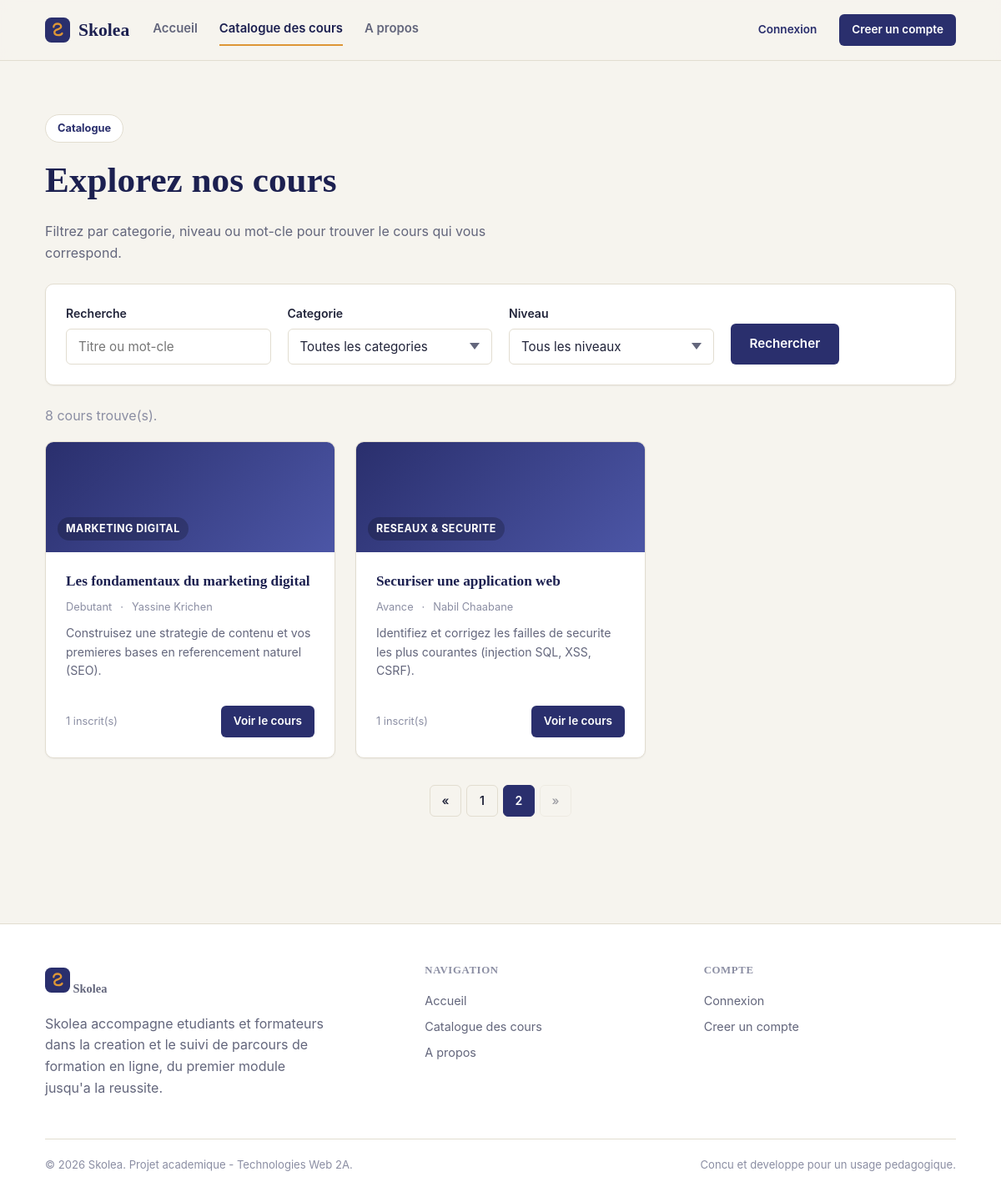
Page /SkoleaMVC/View/FrontOffice/cours.php?page=2 on the committed database.
### tables this page shows
CREATE TABLE cours (
    id              INT UNSIGNED AUTO_INCREMENT PRIMARY KEY,
    titre           VARCHAR(150) NOT NULL,
    description     TEXT NOT NULL,
    categorie_id    INT UNSIGNED NOT NULL,
    formateur_id    INT UNSIGNED NOT NULL,
    image           VARCHAR(255) NULL,
    niveau          ENUM('debutant', 'intermediaire', 'avance') NOT NULL DEFAULT 'debutant',
    statut          ENUM('brouillon', 'publie') NOT NULL DEFAULT 'brouillon',
    date_creation   DATETIME NOT NULL DEFAULT CURRENT_TIMESTAMP,
    date_maj        DATETIME NOT NULL DEFAULT CURRENT_TIMESTAMP ON UPDATE CURRENT_TIMESTAMP,
    CONSTRAINT fk_cours_categorie FOREIGN KEY (categorie_id) REFERENCES categories(id)
        ON DELETE RESTRICT ON UPDATE CASCADE,
    CONSTRAINT fk_cours_formateur FOREIGN KEY (formateur_id) REFERENCES utilisateurs(id)
        ON DELETE CASCADE ON UPDATE CASCADE
);

CREATE TABLE categories (
    id              INT UNSIGNED AUTO_INCREMENT PRIMARY KEY,
    nom             VARCHAR(100) NOT NULL UNIQUE,
    description     VARCHAR(255) NULL,
    date_creation   DATETIME NOT NULL DEFAULT CURRENT_TIMESTAMP
);

CREATE TABLE utilisateurs (
    id              INT UNSIGNED AUTO_INCREMENT PRIMARY KEY,
    nom             VARCHAR(80)  NOT NULL,
    prenom          VARCHAR(80)  NOT NULL,
    email           VARCHAR(150) NOT NULL UNIQUE,
    mot_de_passe    VARCHAR(255) NOT NULL,
    role            ENUM('administrateur', 'formateur', 'etudiant') NOT NULL DEFAULT 'etudiant',
    photo           VARCHAR(255) NULL,
    bio             VARCHAR(500) NULL,
    date_creation   DATETIME NOT NULL DEFAULT CURRENT_TIMESTAMP
);

### SkoleaMVC/helpers.php (called while the page is built, shortened)
<?php
function e($value)
{
    return htmlspecialchars($value ?? '', ENT_QUOTES, 'UTF-8');
}
function niveau_label($niveau)
{
    if ($niveau === 'debutant') return 'Debutant';
    if ($niveau === 'intermediaire') return 'Intermediaire';
    if ($niveau === 'avance') return 'Avance';
    return ucfirst($niveau);
}

### config.php (called while the page is built)
<?php
class config
{
    private static $pdo = null;
    public static function getConnexion()
    {
        if (!isset(self::$pdo)) {
            $servername = "localhost";
            $username = "root";
            $password = "";
            $dbname = "skolea";
            try {
                self::$pdo = new PDO(
                    "mysql:host=$servername;dbname=$dbname;charset=utf8mb4",
                    $username,
                    $password
                );
                self::$pdo->setAttribute(PDO::ATTR_ERRMODE, PDO::ERRMODE_EXCEPTION);
                self::$pdo->setAttribute(PDO::ATTR_DEFAULT_FETCH_MODE, PDO::FETCH_ASSOC);
            } catch (Exception $e) {
                die('Erreur de connexion : ' . $e->getMessage());
            }
        }
        return self::$pdo;
    }
}

### SkoleaMVC/Model/Cours.php (called while the page is built, shortened)
<?php
class Cours
{
    private $pdo;
    private $selectAvecJointures = "
        SELECT c.*, cat.nom AS categorie_nom,
               u.nom AS formateur_nom, u.prenom AS formateur_prenom,
               (SELECT COUNT(*) FROM inscriptions i WHERE i.cours_id = c.id) AS nb_inscrits,
               (SELECT COUNT(*) FROM modules m WHERE m.cours_id = c.id) AS nb_modules
        FROM cours c
        INNER JOIN categories cat ON cat.id = c.categorie_id
        INNER JOIN utilisateurs u ON u.id = c.formateur_id
    ";
    public function __construct()
    {
        $this->pdo = config::getConnexion();
    }
    public function paginate($limit, $offset, $filtres = [])
    {
        list($where, $params) = $this->buildFiltre($filtres);
        $stmt = $this->pdo->prepare(
            $this->selectAvecJointures . " {$where} ORDER BY c.date_creation DESC LIMIT :limit OFFSET :offset"
        );
        foreach ($params as $key => $value) {
            $stmt->bindValue($key, $value);
        }
        $stmt->bindValue(':limit', $limit, PDO::PARAM_INT);
        $stmt->bindValue(':offset', $offset, PDO::PARAM_INT);
        $stmt->execute();
        return $stmt->fetchAll();
    }
    public function count($filtres = [])
    {
        list($where, $params) = $this->buildFiltre($filtres);
        $stmt = $this->pdo->prepare("SELECT COUNT(*) FROM cours c {$where}");
        $stmt->execute($params);
        return (int) $stmt->fetchColumn();
    }
    private function buildFiltre($filtres)
    {
        $conditions = [];
        $params = [];
        if (!empty($filtres['statut'])) {
            $conditions[] = 'c.statut = :statut';
            $params[':statut'] = $filtres['statut'];
        }
        $where = $conditions === [] ? '' : 'WHERE ' . implode(' AND ', $conditions);
        return [$where, $params];
    }
}

### SkoleaMVC/View/FrontOffice/cours.php (the view, shortened to what this page needs)
<?php
require_once __DIR__ . '/../../bootstrap.php';
require_once __DIR__ . '/../../Model/Cours.php';
$recherche = trim($_GET['q'] ?? '');
$filtres = ['statut' => 'publie'];
$coursModel = new Cours();
$parPage = 6;
$page = max(1, (int) ($_GET['page'] ?? 1));
$total = $coursModel->count($filtres);
$totalPages = max(1, (int) ceil($total / $parPage));
$page = min($page, $totalPages);
$offset = ($page - 1) * $parPage;
$cours = $coursModel->paginate($parPage, $offset, $filtres);
require __DIR__ . '/includes/header.php';
?>
<section class="section" style="padding-bottom:24px;">
    <div class="container">
        <span class="hero-eyebrow">Catalogue</span>
        <h1>Explorez nos cours</h1>
        <p class="text-muted" style="max-width:56ch;">Filtrez par categorie, niveau ou mot-cle pour trouver le cours qui vous correspond.</p>
        <form method="get" action="cours.php" class="card" style="margin-top:24px;">
            <div class="card-body form-row" style="align-items:end;">
                <div class="form-group" style="margin-bottom:0;">
                    <label class="form-label" for="q">Recherche</label>
                    <input type="text" id="q" name="q" class="form-control" placeholder="Titre ou mot-cle" value="<?= e($recherche) ?>">
                </div>
                <div class="form-group" style="margin-bottom:0;">
                    <label class="form-label" for="categorie">Categorie</label>
                    <select id="categorie" name="categorie" class="form-control">
                        <option value="">Toutes les categories</option>
                    </select>
                </div>
                <div class="form-group" style="margin-bottom:0;">
                    <label class="form-label" for="niveau">Niveau</label>
                    <select id="niveau" name="niveau" class="form-control">
                        <option value="">Tous les niveaux</option>
                    </select>
                </div>
                <div class="form-group" style="margin-bottom:0;">
                    <button type="submit" class="btn btn-primary">Rechercher</button>
                </div>
            </div>
        </form>
    </div>
</section>
<section class="section" style="padding-top:0;">
    <div class="container">
        <p class="text-soft" style="margin-bottom:18px;"><?= (int) $total ?> cours trouve(s).</p>
        <?php if ($cours === []): ?>
            <div class="empty-state card">
                <h3>Aucun cours ne correspond a votre recherche</h3>
                <p>Essayez d'autres criteres ou consultez le catalogue complet.</p>
                <a href="cours.php" class="btn btn-outline">Reinitialiser les filtres</a>
            </div>
        <?php else: ?>
            <div class="grid grid-cols-3">
                <?php foreach ($cours as $c): ?>
                    <article class="card course-card">
                        <div class="course-thumb"><span><?= e($c['categorie_nom']) ?></span></div>
                        <div class="card-body">
                            <h3><a href="cours_detail.php?id=<?= (int) $c['id'] ?>"><?= e($c['titre']) ?></a></h3>
                            <div class="course-meta">
                                <span><?= e(niveau_label($c['niveau'])) ?></span>
                                <span>&middot;</span>
                                <span><?= e($c['formateur_prenom'] . ' ' . $c['formateur_nom']) ?></span>
                            </div>
                            <p class="course-desc"><?= e(mb_strimwidth($c['description'], 0, 110, '...')) ?></p>
                            <div class="card-footer">
                                <span class="text-soft" style="font-size:.8rem;"><?= (int) $c['nb_inscrits'] ?> inscrit(s)</span>
                                <a href="cours_detail.php?id=<?= (int) $c['id'] ?>" class="btn btn-primary btn-sm">Voir le cours</a>
                            </div>
                        </div>
                    </article>
                <?php endforeach; ?>
            </div>
            <?php require __DIR__ . '/../../pagination.php'; ?>
        <?php endif; ?>
    </div>
</section>
<?php require __DIR__ . '/includes/footer.php'; ?>

### SkoleaMVC/assets/css/app.css (style rules this page uses)
:root { --color-bg: #f6f4ee; --color-surface: #ffffff; --color-surface-alt: #efece2; --color-border: #e2ddd0; --color-text: #21243a; --color-text-muted: #63667c; --color-text-soft: #8b8ea3; --color-primary: #2a2f6d; --color-primary-dark: #1c2050; --color-primary-light: #4c56a6; --color-accent: #dd9636; --color-accent-dark: #b87a24; --color-success: #2e8b57; --color-success-bg: #e5f3ea; --color-warning: #c77d22; --color-warning-bg: #faf0e0; --color-danger: #c1443a; --color-danger-bg: #fbe9e7; --color-info: #2f6f9e; --color-info-bg: #e7f1f7; --font-heading: Cambria, Georgia, 'Times New Roman', serif; --font-body: -apple-system, BlinkMacSystemFont, 'Segoe UI', Roboto, Helvetica, Arial, sans-serif; --radius-sm: 6px; --radius-md: 10px; --radius-lg: 18px; --shadow-sm: 0 1px 2px rgba(33, 36, 58, 0.06); --shadow-md: 0 8px 24px rgba(33, 36, 58, 0.08); --shadow-lg: 0 16px 40px rgba(33, 36, 58, 0.14); --container-width: 1140px; }
*, *::before, *::after { box-sizing: border-box; }
html { -webkit-text-size-adjust: 100%; scroll-behavior: smooth; }
body { margin: 0; background: var(--color-bg); color: var(--color-text); font-family: var(--font-body); font-size: 16px; line-height: 1.6; -webkit-font-smoothing: antialiased; }
a { color: inherit; text-decoration: none; }
button { font: inherit; }
h1, h2, h3, h4, h5 { font-family: var(--font-heading); font-weight: 600; line-height: 1.25; margin: 0 0 .5em; color: var(--color-primary-dark); }
h1 { font-size: clamp(1.9rem, 1.5rem + 1.6vw, 2.75rem); }
h3 { font-size: 1.3rem; }
p { margin: 0 0 1em; }
.text-muted { color: var(--color-text-muted); }
.text-soft { color: var(--color-text-soft); }
.container { width: 100%; max-width: var(--container-width); margin: 0 auto; padding: 0 24px; }
.section { padding: 64px 0; }
.grid { display: grid; gap: 24px; }
.grid-cols-3 { grid-template-columns: repeat(3, 1fr); }
.btn { display: inline-flex; align-items: center; justify-content: center; gap: 8px; border: 1px solid transparent; border-radius: var(--radius-sm); padding: 11px 22px; font-size: .95rem; font-weight: 600; cursor: pointer; transition: transform .12s ease, box-shadow .12s ease, background-color .12s ease, border-color .12s ease; white-space: nowrap; }
.btn-primary { background: var(--color-primary); color: #fff; }
.btn-sm { padding: 7px 14px; font-size: .85rem; }
.card { background: var(--color-surface); border: 1px solid var(--color-border); border-radius: var(--radius-md); box-shadow: var(--shadow-sm); }
.card-body { padding: 24px; }
.form-group { margin-bottom: 20px; }
.form-label { display: block; font-weight: 600; font-size: .88rem; margin-bottom: 6px; color: var(--color-text); }
.form-control { width: 100%; padding: 11px 14px; border: 1px solid var(--color-border); border-radius: var(--radius-sm); background: var(--color-surface); font-family: inherit; font-size: .95rem; color: var(--color-text); transition: border-color .12s ease, box-shadow .12s ease; }
select.form-control { appearance: none; background-repeat: no-repeat; background-position: right 14px center; padding-right: 34px; }
.form-row { display: grid; grid-template-columns: repeat(auto-fit, minmax(180px, 1fr)); gap: 16px 20px; }
.hero-eyebrow { display: inline-flex; align-items: center; gap: 8px; background: var(--color-surface); border: 1px solid var(--color-border); border-radius: 999px; padding: 6px 14px; font-size: .8rem; font-weight: 700; color: var(--color-primary); margin-bottom: 18px; }
.course-card { display: flex; flex-direction: column; overflow: hidden; height: 100%; }
.course-thumb { height: 132px; background: linear-gradient(135deg, var(--color-primary) 0%, var(--color-primary-light) 100%); display: flex; align-items: flex-end; padding: 14px; position: relative; }
.course-thumb span { color: #fff; font-weight: 700; font-size: .78rem; text-transform: uppercase; letter-spacing: .04em; background: rgba(0,0,0,.22); padding: 4px 10px; border-radius: 999px; }
.course-card .card-body { flex: 1; display: flex; flex-direction: column; gap: 10px; }
.course-card h3 { font-size: 1.08rem; margin: 0; }
.course-meta { display: flex; align-items: center; gap: 10px; font-size: .8rem; color: var(--color-text-soft); }
.course-desc { font-size: .88rem; color: var(--color-text-muted); flex: 1; }
.course-card .card-footer { display: flex; align-items: center; justify-content: space-between; margin-top: auto; padding-top: 6px; }

### rows in the picture
cours: categorie.nom "MARKETING DIGITAL", titre "Les fondamentaux du marketing digital", niveau "Debutant", formateur.nom "Yassine Krichen", description "Construisez une strategie de contenu et vos premieres bases en referencement naturel (SEO).", nb_inscrits "1"
cours: categorie.nom "RESEAUX & SECURITE", titre "Securiser une application web", niveau "Avance", formateur.nom "Nabil Chaabane", description "Identifiez et corrigez les failles de securite les plus courantes (injection SQL, XSS, CSRF).", nb_inscrits "1"

### other values in the picture
$total "8"
